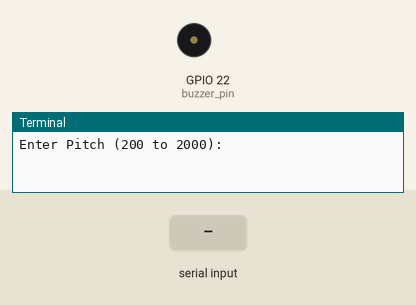
The program below on a simulated Raspberry Pi (BCM pin numbers). Shown: buzzer (waves = sounding, pin HIGH), the last lines printed to the terminal. The inputs (shaded band) are chosen by the test bench.

Above: at 1.2 s.
1.3 s: "5" typed at the terminal
2.8 s: "90" typed at the terminal
At 3.0 s:
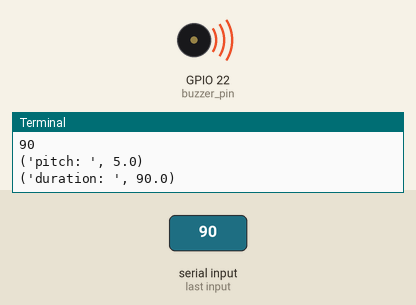
Timing chart, 0 to 11.8 s (numbered marks = the images above; inputs shaded):
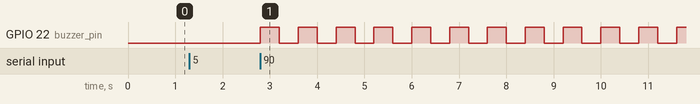

The program:

buzz-tuner.py
```python
import RPi.GPIO as GPIO   #import the GPIO library
import time #import the time library

buzzer_pin = 22                   #set the buzzer pin variable to number 18
GPIO.setmode(GPIO.BCM)#Use the Broadcom method for naming the GPIO pins
GPIO.setup(buzzer_pin, GPIO.OUT)  #Set pin 22 as an output pin

def buzz(pitch, duration):   #create the function "buzz" and feed it the pitch and duration)
 period = 1 / pitch     #in physics, the period (sec/cyc) is the inverse of the frequency (cyc/sec)
 delay = period / 0.5     #calcuate the time for half of the wave
 cycles = int(duration * pitch)   #the number of waves to produce is the duration times the frequency

 for i in range(cycles):    #start a loop from 0 to the variable "cycles" calculated above
   GPIO.output(buzzer_pin, True)   #set pin 18 to high
   time.sleep(delay)    #wait with pin 18 high
   GPIO.output(buzzer_pin, False)    #set pin 18 to low
   time.sleep(delay)    #wait with pin 18 low

while True:    #start infinite loop
  pitch_s = raw_input("Enter Pitch (200 to 2000): ")   #ask the user to type in the pitch
  pitch = float(pitch_s)    #convert user input to a floating decimal
  duration_s = raw_input("Enter Duration (seconds): ")  #ask the user to type in the duration
  duration = float(duration_s)  #convert user input to a floating decimal
  print("pitch: ", pitch)
  print("duration: ", duration)
  buzz(pitch, duration)
```

Measured:
- after the input at 2.8 s, GPIO 22 (buzzer_pin): alternates HIGH for 0.40 s and LOW for 0.40 s, starting at once
